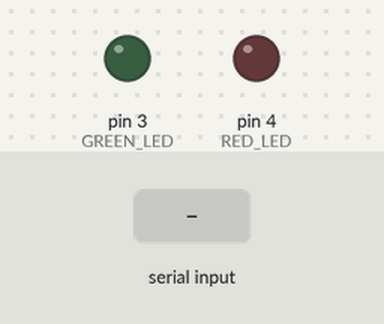
Simulated run of this sketch. Board: Arduino Uno, built with avr-gcc and run on an emulated ATmega328P. Parts: output pins drawn as LEDs (lit = HIGH). The inputs (shaded band) are chosen by the test bench. What the sketch prints to the serial monitor is not drawn.

Above: at 1.2 s.
1.3 s: "ok\n" received over Serial
At 2.0 s:
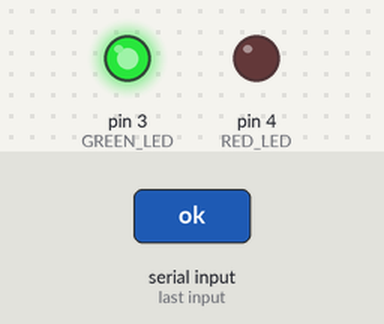
2.8 s: "notok\n" received over Serial
At 3.1 s:
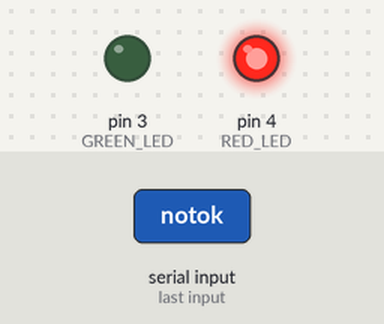
Timing chart, 0 to 5.8 s (numbered marks = the images above; inputs shaded):
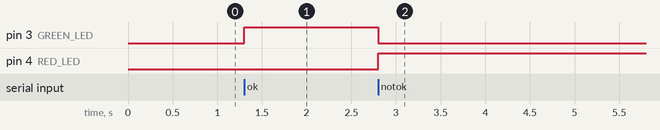

Measured:
- after the input at 1.3 s, pin 3 (GREEN_LED): LOW → HIGH at once
- after the input at 2.8 s, pin 3 (GREEN_LED): HIGH → LOW at once; pin 4 (RED_LED): LOW → HIGH at once

The sketch:

FINALARDUINOCODE.ino
```cpp
#define GREEN_LED 3
#define RED_LED   4

void setup() {
  pinMode(GREEN_LED, OUTPUT);
  pinMode(RED_LED, OUTPUT);

  digitalWrite(GREEN_LED, LOW);
  digitalWrite(RED_LED, LOW);

  Serial.begin(115200);
  while (!Serial); // wait for USB
  Serial.println("System ready. Type 'ok' or 'notok' in Serial Monitor.");
}

void loop() {
  if (Serial.available() > 0) {
    String input = Serial.readStringUntil('\n');
    input.trim();

    if (input.equalsIgnoreCase("ok")) {
      digitalWrite(GREEN_LED, HIGH);
      digitalWrite(RED_LED, LOW);
      Serial.println("✅ Rail OK detected");
    }
    else if (input.equalsIgnoreCase("notok")) {
      digitalWrite(GREEN_LED, LOW);
      digitalWrite(RED_LED, HIGH);
      Serial.println("⚠️ Rail NOT OK detected");
    }
    else {
      Serial.println("Unknown command. Type 'ok' or 'notok'.");
    }
  }
}
```
